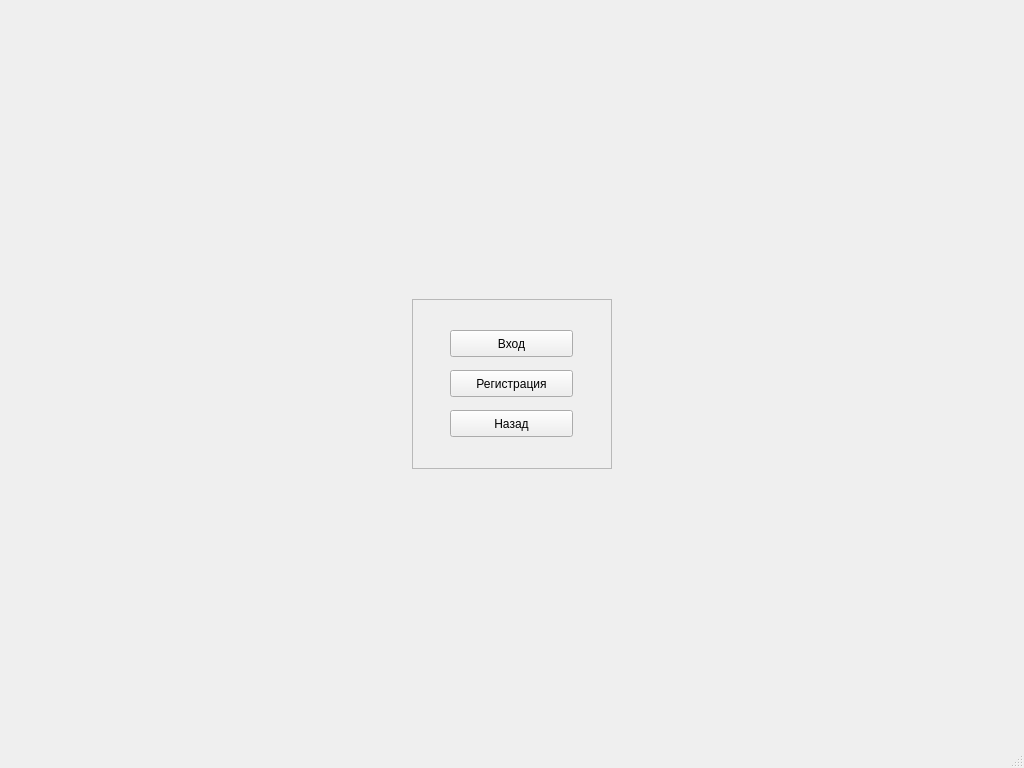
<?xml version="1.0" encoding="UTF-8"?>
<ui version="4.0">
 <class>MainWindowOnline1</class>
 <widget class="QMainWindow" name="MainWindowOnline1">
  <property name="geometry">
   <rect>
    <x>0</x>
    <y>0</y>
    <width>1024</width>
    <height>768</height>
   </rect>
  </property>
  <property name="windowTitle">
   <string>Онлайн игра. Окно 1</string>
  </property>
  <widget class="QWidget" name="centralwidget">
   <widget class="QFrame" name="frame">
    <property name="geometry">
     <rect>
      <x>412</x>
      <y>299</y>
      <width>200</width>
      <height>170</height>
     </rect>
    </property>
    <property name="frameShape">
     <enum>QFrame::StyledPanel</enum>
    </property>
    <property name="frameShadow">
     <enum>QFrame::Plain</enum>
    </property>
    <property name="lineWidth">
     <number>5</number>
    </property>
    <property name="midLineWidth">
     <number>5</number>
    </property>
   </widget>
   <widget class="QPushButton" name="buttonEnter">
    <property name="geometry">
     <rect>
      <x>450</x>
      <y>330</y>
      <width>123</width>
      <height>27</height>
     </rect>
    </property>
    <property name="text">
     <string>Вход</string>
    </property>
   </widget>
   <widget class="QPushButton" name="buttonRegistration">
    <property name="geometry">
     <rect>
      <x>450</x>
      <y>370</y>
      <width>123</width>
      <height>27</height>
     </rect>
    </property>
    <property name="text">
     <string>Регистрация</string>
    </property>
   </widget>
   <widget class="QPushButton" name="buttonBack">
    <property name="geometry">
     <rect>
      <x>450</x>
      <y>410</y>
      <width>123</width>
      <height>27</height>
     </rect>
    </property>
    <property name="text">
     <string>Назад</string>
    </property>
   </widget>
  </widget>
  <widget class="QMenuBar" name="menubar">
   <property name="geometry">
    <rect>
     <x>0</x>
     <y>0</y>
     <width>1024</width>
     <height>21</height>
    </rect>
   </property>
  </widget>
  <widget class="QStatusBar" name="statusbar"/>
 </widget>
 <resources/>
 <connections/>
</ui>
